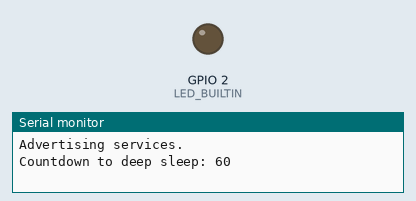
This sketch was run on a simulated ESP32. On the bench: output pins drawn as LEDs (lit = HIGH), the last lines printed to the serial monitor. Nothing arrives over Bluetooth unless stated; a phone connects over Bluetooth LE 3 s after start.

Above: at 1.7 s.
At 4.7 s:
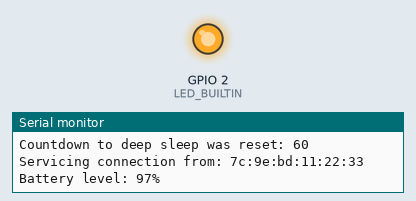
Timing chart, 0 to 6.2 s (numbered marks = the images above):
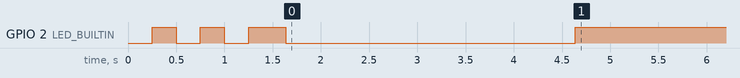

Measured:
- by itself, GPIO 2 (LED_BUILTIN): goes LOW 0.25 s, HIGH 0.25 s, LOW 0.25 s, HIGH 0.38 s, LOW 3.0 s, then HIGH

The sketch:

proof_of_concept_4.ino
```cpp
// (licence header left out)
#define OPERATING_TIME_SECS 60
#define SLEEPING_TIME_SECS 120
#define LED_BUILTIN 2
#include <ArduinoBLE.h>

// Used for microsecond calculations.
const uint64_t uS_in_Sec = 1000000;

// Interrupt timer used for draining fictitious battery and tracking seconds until deep sleep.
hw_timer_t *timer = NULL;
volatile int battery = 100;
volatile int sleepCountdown = OPERATING_TIME_SECS;
void IRAM_ATTR onTimer() {
  battery--;
  if (battery < 0 ) {
    battery = 0;
  }
  sleepCountdown--;
}

// Bluetooth service name and characteristic for communicating battery status.
// Reference: https://www.bluetooth.com/specifications/assigned-numbers/
BLEService batteryService("180F");
BLEUnsignedCharCharacteristic batteryLevelCharacteristic("2A19", BLERead); // 8-bit unsigned percent value 0 - 100, no decimal places.

void setup() {

  // Blink LED to indicate device is starting and leave it on while initializing.
  pinMode(LED_BUILTIN, OUTPUT);
  for (int i=0; i<3; i++) {
    digitalWrite(LED_BUILTIN, LOW);
    delay(250);
    digitalWrite(LED_BUILTIN, HIGH);
    delay(250);
  }

  Serial.begin(9600);
  Serial.println("Initializing Bluetooth communication.");
  if (!BLE.begin()) {
    Serial.println("Failed.");
    while (1) {  // Slow blink forever, indicating a failure.
      for (int i=0; i<3; i++) {
        digitalWrite(LED_BUILTIN, LOW);
        delay(1000);
        digitalWrite(LED_BUILTIN, HIGH);
        delay(1000);
      }
      digitalWrite(LED_BUILTIN, LOW);
      delay(3000);
    }
  }
  Serial.print("Bluetooth MAC: ");
  Serial.println(BLE.address());

  Serial.println("Setting up battery service with characteristic for battery level.");
  BLE.setLocalName("ESP32DevkitV1");
  BLE.setAdvertisedService(batteryService);
  batteryService.addCharacteristic(batteryLevelCharacteristic);
  batteryLevelCharacteristic.writeValue(battery);

  // Manufacturer Data field must include the company ID as the first two octets. Data follows.
  // It needs to be in little endian format, so 0x09A3, registered to Arduino SA is 0xA3, 0x09.
  // Company ID source: https://www.bluetooth.com/specifications/assigned-numbers/
  // Below is the Arduino company ID followed by "BATT:100%" in ASCII.
  byte data[11] = { 0xA3, 0x09, 0x42, 0x41, 0x54, 0x54, 0x3A, 0x31, 0x30, 0x30, 0x25};
  BLE.setManufacturerData(data, 11);

  Serial.println("Advertising services.");
  BLE.addService(batteryService);
  BLE.setConnectable(true);
  BLE.advertise();

  // Occasional deep sleep helps mitigate self-heating of any attached sensors.
  Serial.print("Countdown to deep sleep: ");
  Serial.println(OPERATING_TIME_SECS);
  timer = timerBegin(uS_in_Sec);  // Freq needs to match timerAlarm() below to be in units of seconds.
  timerAttachInterrupt(timer, &onTimer);
  timerAlarm(timer, uS_in_Sec, true, 0);

  // Turn off LED to indicate startup has completed successfully.
  digitalWrite(LED_BUILTIN, LOW);
}

void loop() {
  BLEDevice central = BLE.central();  // Poll for client connection.

  if (central) {
    sleepCountdown = OPERATING_TIME_SECS;  // Give client maximum time allowed.
    Serial.print("Countdown to deep sleep was reset: ");
    Serial.println(OPERATING_TIME_SECS);
    digitalWrite(LED_BUILTIN, HIGH);
    Serial.print("Servicing connection from: ");
    Serial.println(central.address());

    while (central.connected()) {
      batteryLevelCharacteristic.writeValue(battery);
      char batteryPercentString[4];
      snprintf(batteryPercentString, 4, "%d%%", battery);
      Serial.print("Battery level: ");
      Serial.println(batteryPercentString);
      delay(100);  // Throttle updates, balancing reponsiveness vs. CPU usage.
      if (sleepCountdown <= 0) {
        Serial.println("Forcing disconnect after time limit.");
        BLE.disconnect();
      }
    }

    digitalWrite(LED_BUILTIN, LOW);  // LED off.
    Serial.println("Connection terminated.");
  }

  delay(100);  // Throttle updates, balancing reponsiveness vs. CPU usage.
  char battPct[5];
  snprintf(battPct, 5, "%3d%%", battery);
  byte data[11] = { 0xA3, 0x09, 0x42, 0x41, 0x54, 0x54, 0x3A, battPct[0], battPct[1], battPct[2], battPct[3]};
  BLE.stopAdvertise();  // Need to re-advertise new data, so stop, update, and start.
  BLE.setManufacturerData(data, 11);
  BLE.advertise();

  if (sleepCountdown <= 0) {
    Serial.print("Entering deep sleep. Countdown to wake-up: ");
    Serial.println(SLEEPING_TIME_SECS);
    Serial.flush();
    esp_sleep_enable_timer_wakeup((uint64_t) SLEEPING_TIME_SECS * uS_in_Sec);
    esp_deep_sleep_start();
  }
}
```
